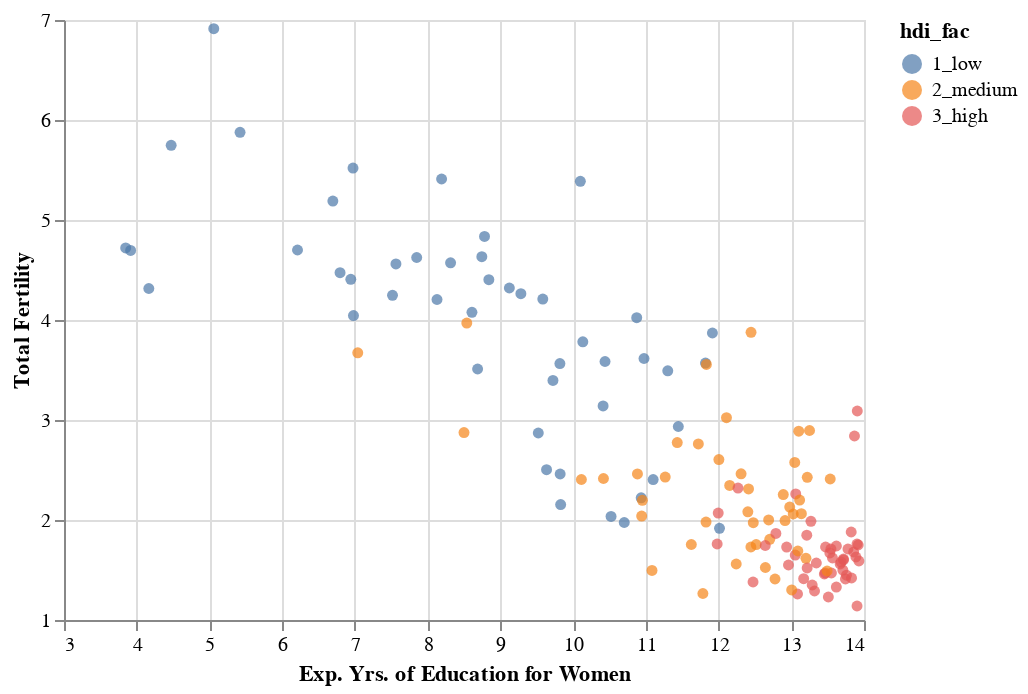

The cell this chart's notebook holds for it:
### Markdown cell above
<!-- BEGIN QUESTION -->

### Q0 (b) Scatter by HDI level

#### (i) Add HDI level

Modify your plot from Q0 (a) so that points are colored according to the corresponding country's level of human development. Make sure you choose appropriate labels for your axes and plot. Store this plot as `scatter` and display the graphic.

<!--
BEGIN QUESTION
name: q0_b_i
points: 1
manual: true
-->

### Code cell
scatter = simple_scatter.encode(color = 'hdi_fac:N')

scatter

### Figure 1 — Vega-Lite specification as saved in the notebook (floating-point values rounded to 4 significant figures; data arrays with more than 128 entries replaced by an {"elided": "..."} marker saying what was removed)
{"config": {"view": {"continuousWidth": 400, "continuousHeight": 300}}, "data": {"name": "data-55aa22b03e6d171f9a62cb1eb9279c29"}, "mark": "circle", "encoding": {"color": {"field": "hdi_fac", "type": "nominal"}, "x": {"field": "educ_expected_yrs_f", "scale": {"zero": false}, "title": "Exp. Yrs. of Education for Women", "type": "quantitative"}, "y": {"field": "fertility_total", "scale": {"zero": false}, "title": "Total Fertility", "type": "quantitative"}}, "$schema": "https://vega.github.io/schema/vega-lite/v4.17.0.json", "datasets": {"data-55aa22b03e6d171f9a62cb1eb9279c29": {"elided": "139 records"}}}
